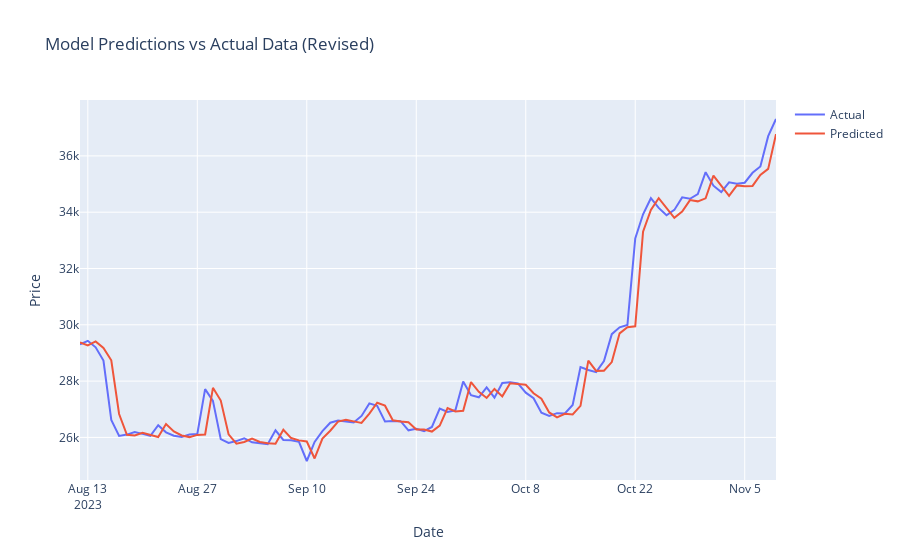

Notebook cell for this chart:
### Markdown cell above
Step 7: Model Evaluation and Visualization
Evaluate the model performance and visualize the predictions.

### Code cell
# Visualizing the predictions with revised data
test_dates_revised = data_cleaned['timestamp'].iloc[len(data_cleaned) - len(predictions_revised):]

fig_revised = go.Figure()
fig_revised.add_trace(go.Scatter(x=test_dates_revised, y=y_test_cleaned, mode='lines', name='Actual'))
fig_revised.add_trace(go.Scatter(x=test_dates_revised, y=predictions_revised, mode='lines', name='Predicted'))

fig_revised.update_layout(title='Model Predictions vs Actual Data (Revised)', xaxis_title='Date', yaxis_title='Price')
fig_revised.show()
